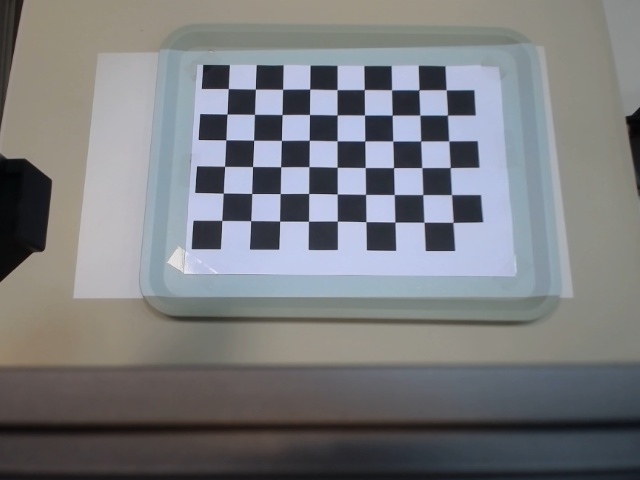
#> input picture cal_images/cal_image_0.jpg, 640 x 480 px, given in place of the camera
$ python detect.py
#> lines starting #> are read from the running program, lines starting #| are printed output that depends on the picture; after the words box and inside, x2 and y2 are one past the last pixel; in counts of white or black regions, pixels touching at a corner belong together
import cv2 as cv
import matplotlib.pyplot as plt
import numpy as np
import os

cap = cv.VideoCapture(1)

while cap.isOpened():
  ret, frame = cap.read()
#> frame is the input picture: shape (480, 640, 3); mean B, G, R 126.3, 123.2, 121.5
  blur = cv.GaussianBlur(frame, (21, 21), 3)
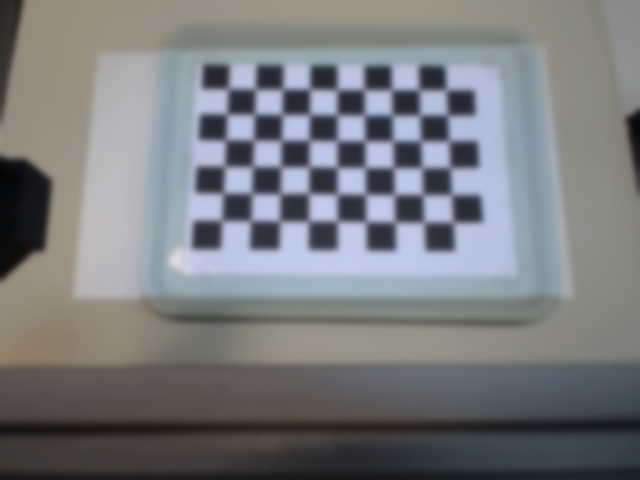
#> blur: shape (480, 640, 3); mean B, G, R 126.3, 123.2, 121.5
  canny = cv.Canny(blur, 50, 100)
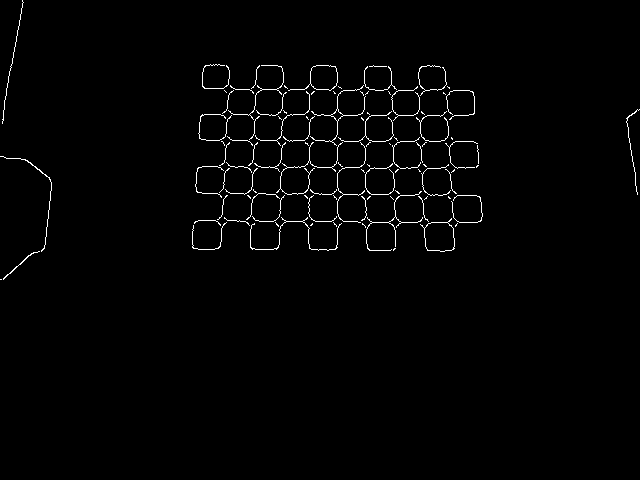
#> canny: shape (480, 640); 1.4% white in thin lines or dots, all inside (x1, y1, x2, y2) = (0, 0, 640, 280)

  distResol = 1
  angleResol = np.pi/180
  threshold = 150
  lines = cv.HoughLines(canny, distResol, angleResol, threshold)
#> lines = None

  k = 3000

#> (the run stopped early here; a loop or call above may not have finished)

$ run again, on cal_images/cal_image_10.jpg
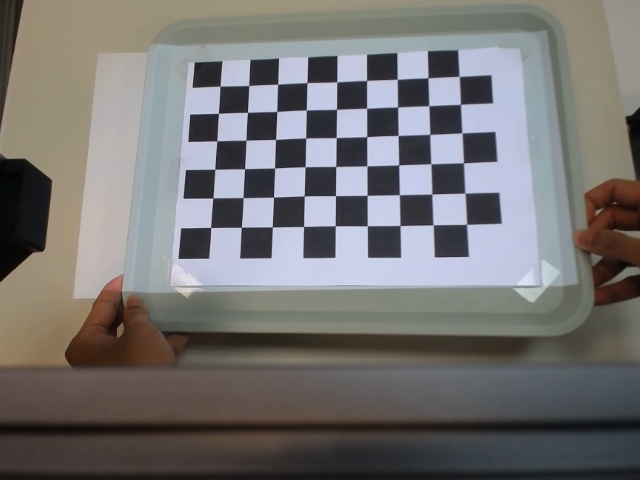
#> input picture cal_images/cal_image_10.jpg, 640 x 480 px, given in place of the camera
#> frame is the input picture: shape (480, 640, 3); mean B, G, R 113.9, 114.6, 116.5
#> `canny = cv.Canny(blur, 50, 100)`:
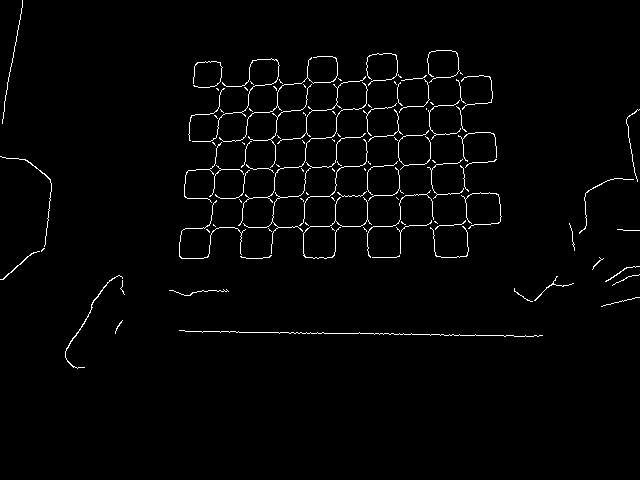
#> canny: shape (480, 640); 1.9% white in thin lines or dots, all inside (x1, y1, x2, y2) = (0, 0, 640, 369)
#> lines = [[327, 1.59]]
#> the loop `for curLine in lines:` made 1 pass
#> after the loop `for curLine in lines:`:
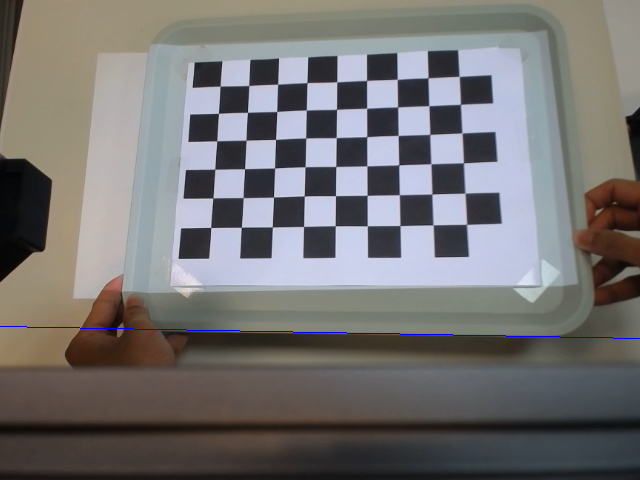
#> frame: shape (480, 640, 3); 0.21% of pixels changed, all inside (x1, y1, x2, y2) = (0, 326, 640, 339)

$ run again, on cal_images/cal_image_11.jpg
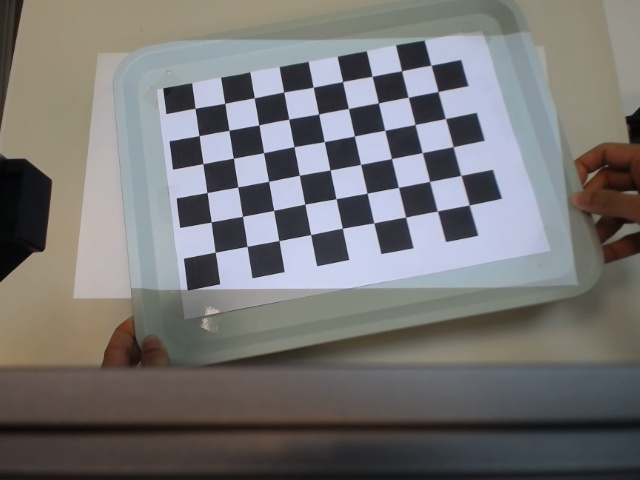
#> input picture cal_images/cal_image_11.jpg, 640 x 480 px, given in place of the camera
#> frame is the input picture: shape (480, 640, 3); mean B, G, R 115.8, 116.1, 117.3
#> `canny = cv.Canny(blur, 50, 100)`:
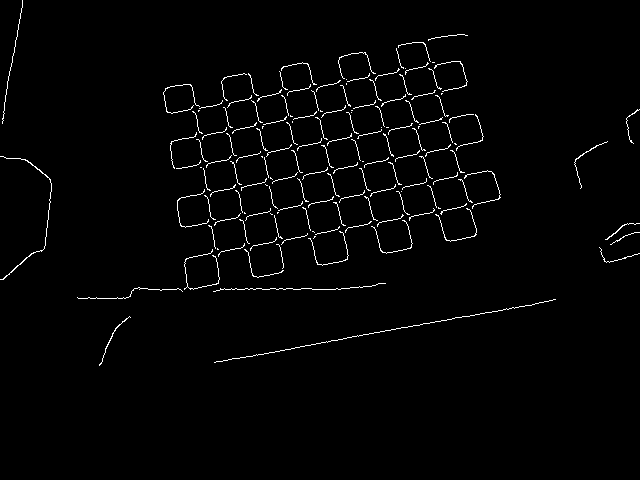
#> canny: shape (480, 640); 1.8% white in thin lines or dots, all inside (x1, y1, x2, y2) = (0, 0, 640, 366)
#> lines = [[392, 1.4]]
#> the loop `for curLine in lines:` made 1 pass
#> after the loop `for curLine in lines:`:
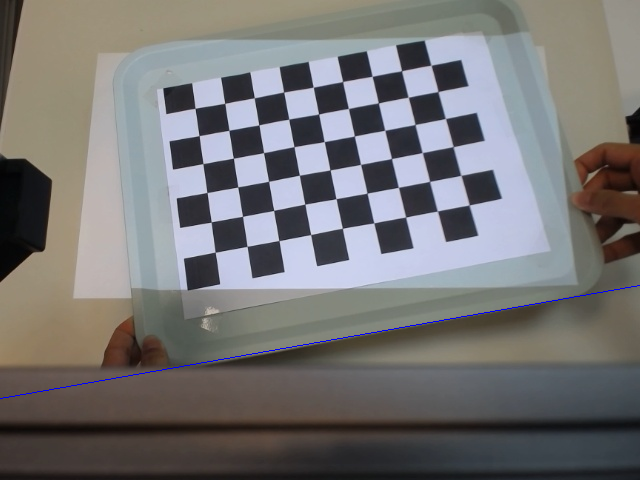
#> frame: shape (480, 640, 3); 0.21% of pixels changed, all inside (x1, y1, x2, y2) = (0, 285, 640, 399)
